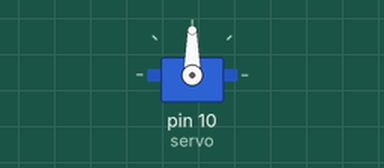
Simulated run of this sketch. Board: Arduino Uno, built with avr-gcc and run on an emulated ATmega328P. Parts: servo.

Above: at 0.1 s.
At 10.1 s:
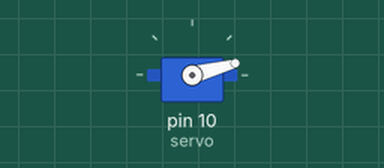
At 11.1 s:
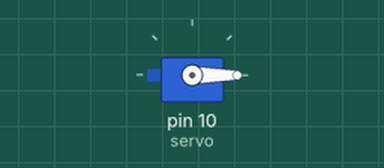
Timing chart, 0 to 12.6 s (numbered marks = the images above):
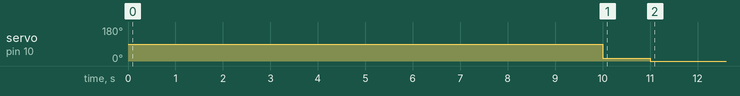

Measured:
- by itself, servo on pin 10 (servo): 90° → 15° at 10.0 s, → 0° 1.0 s later

The sketch:

sketch_oct26b.ino
```cpp
#include <Servo.h>

Servo servo;

void setup()

{

servo.attach(10);

}

void loop()

{
delay(10000);

servo.write(15);

delay(1000);

servo.write(0);

delay(18000000);

servo.write(15);

delay(1000);

servo.write(0);

delay (68390000);


}
```
